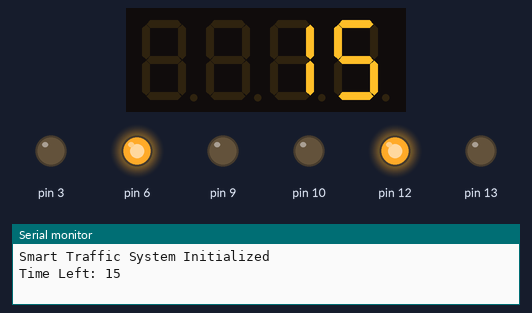
Simulated run of this sketch. Board: Arduino Uno, built with avr-gcc and run on an emulated ATmega328P. On the bench: 4-digit seven-segment display, output pins drawn as LEDs (lit = HIGH), the last lines printed to the serial monitor.

Above: at 0.1 s.
At 4.2 s:
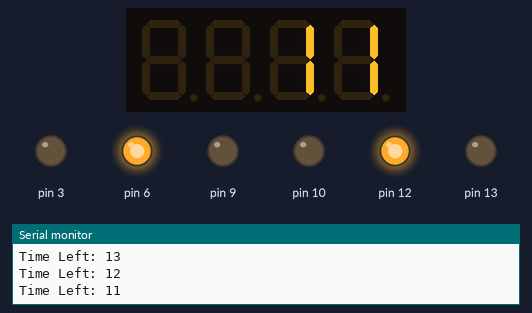
At 9.3 s:
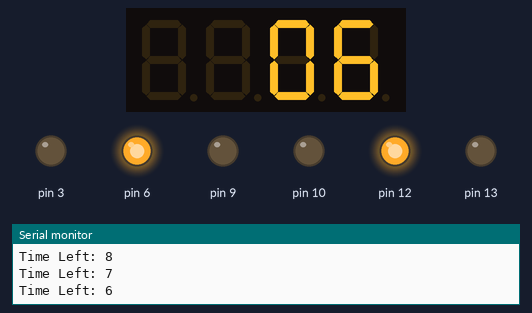
At 19.5 s:
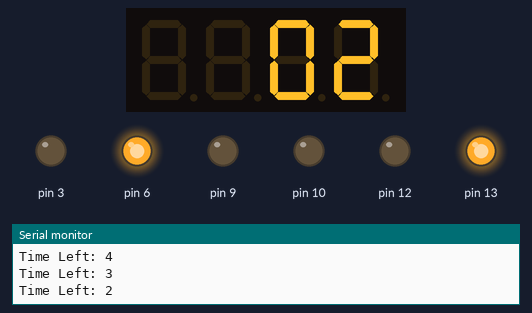
At 28.7 s:
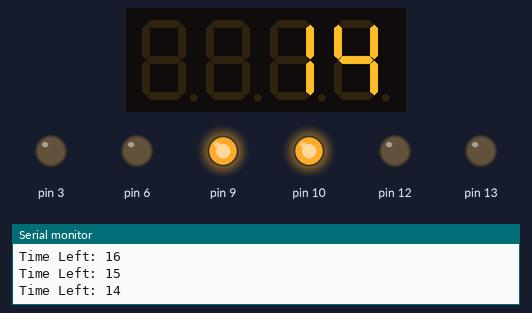
At 38.9 s:
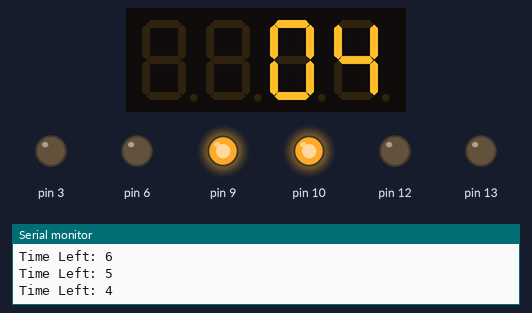
Timing chart, 0 to 40.0 s (numbered marks = the images above):
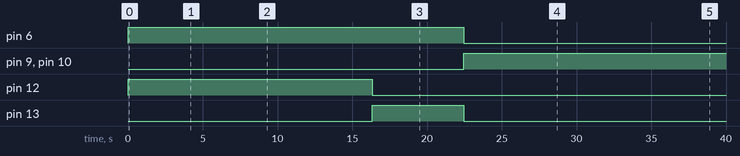

The sketch:

traffic_system.ino
```cpp
/*
  🚦 Smart Traffic Light System (Dual Road Controller)

  Features:
  - Modular traffic control logic
  - Scalable design (multi-road support)
  - Structured state management
  - TM1637 countdown display

  Author: Venkateswarlu Reddy
*/

#include <TM1637Display.h>

// ---------------- DISPLAY ----------------
#define CLK 2
#define DIO 4
TM1637Display display(CLK, DIO);

// ---------------- TRAFFIC LIGHT STRUCT ----------------
struct TrafficLight {
  int red;
  int yellow;
  int green;
};

// Road configurations
TrafficLight road1 = {10, 13, 12};
TrafficLight road2 = {6, 3, 9};

// ---------------- TIMINGS ----------------
#define GREEN_TIME   15
#define YELLOW_TIME  5
#define RED_TIME     20

// ---------------- FUNCTION DECLARATIONS ----------------
void initLight(TrafficLight t);
void setLight(TrafficLight t, bool r, bool y, bool g);
void countdown(int seconds);
void runTrafficCycle();

// ---------------- SETUP ----------------
void setup() {
  Serial.begin(9600);

  initLight(road1);
  initLight(road2);

  display.setBrightness(7);

  Serial.println(F("Smart Traffic System Initialized"));
}

// ---------------- LOOP ----------------
void loop() {
  runTrafficCycle();
}

// ---------------- CORE LOGIC ----------------

void runTrafficCycle() {

  // 🚦 ROAD 1 GREEN
  setLight(road1, LOW, LOW, HIGH);
  setLight(road2, HIGH, LOW, LOW);
  countdown(GREEN_TIME);

  // 🟡 ROAD 1 YELLOW
  setLight(road1, LOW, HIGH, LOW);
  countdown(YELLOW_TIME);

  // 🚦 ROAD 2 GREEN
  setLight(road1, HIGH, LOW, LOW);
  setLight(road2, LOW, LOW, HIGH);
  countdown(RED_TIME);

  // 🟡 ROAD 2 YELLOW
  setLight(road2, LOW, HIGH, LOW);
  countdown(YELLOW_TIME);
}

// ---------------- HELPER FUNCTIONS ----------------

// Initialize pins
void initLight(TrafficLight t) {
  pinMode(t.red, OUTPUT);
  pinMode(t.yellow, OUTPUT);
  pinMode(t.green, OUTPUT);
}

// Set light states
void setLight(TrafficLight t, bool r, bool y, bool g) {
  digitalWrite(t.red, r);
  digitalWrite(t.yellow, y);
  digitalWrite(t.green, g);
}

// Display countdown
void countdown(int seconds) {

  uint8_t data[4];

  for (int i = seconds; i >= 0; i--) {

    int tens = i / 10;
    int ones = i % 10;

    data[0] = 0x00;
    data[1] = 0x00;
    data[2] = display.encodeDigit(tens);
    data[3] = display.encodeDigit(ones);

    display.setSegments(data);

    Serial.print(F("Time Left: "));
    Serial.println(i);

    delay(1000);
  }
}
```

Measured:
- by itself, pin 6: LOW → HIGH at 0.00 s, → LOW 22.5 s later
- by itself, pin 9, pin 10: LOW → HIGH at 22.5 s
- by itself, pin 12: LOW → HIGH at 0.00 s, → LOW 16.3 s later
- by itself, pin 13: LOW → HIGH at 16.3 s, → LOW 6.1 s later
- what the display in image 1 shows lasts 1.0 s, from 4.1 s to 5.1 s
